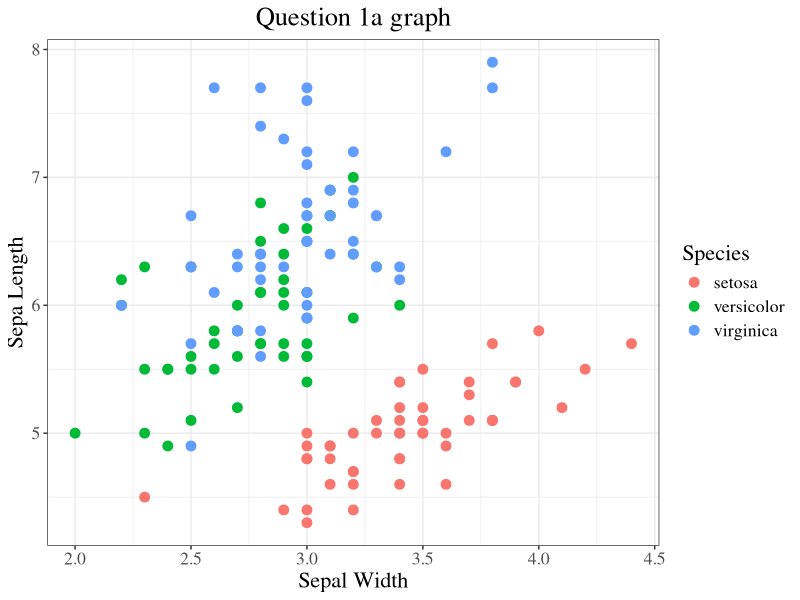
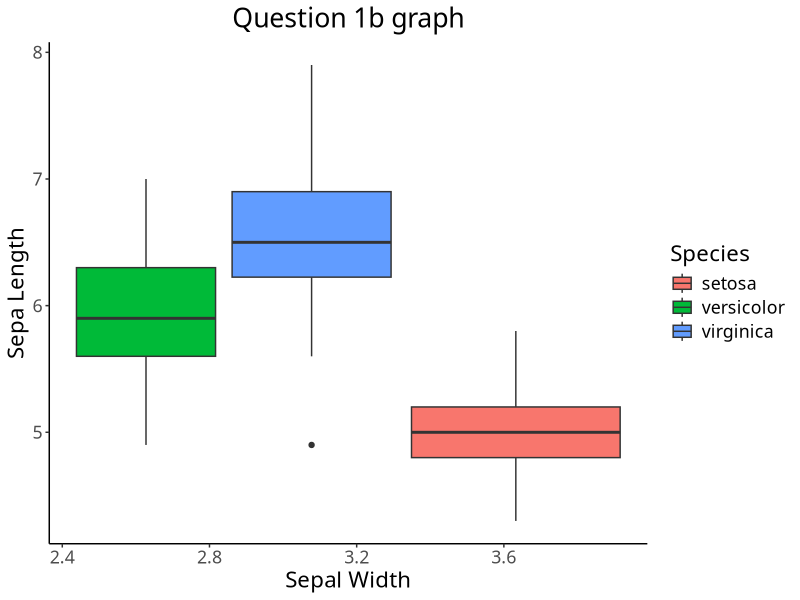

Write R code to recreate these figures, in order.
###################################X
#--- Programming for ecologists ---X
#--Program: R Homework Lesson 3----X 
#------- Author: V. Winter --------X
#-------  Created: 10/17/2022 -----X
#---- Description: ggplot ---------X 
###################################X
#------ Last edited xx/xx/2022 ----X
###################################X

# Load in data and library
data(iris)
library(ggplot2)
library(dplyr)

# 1)  Using the “iris” dataset, you will be making two different plots that visualize 
# differences between the three species of iris. You can get the iris dataset by typing: 
# 
# a) Make a scatterplot with sepal width on the x axis and sepal length on the y axis. 
# Color code each species. Add axes labels. Pick a theme. Change the font size of 
# the different elements to your liking. Make any other adjustments you want to 
# make the figure appealing to you. Include both the code and the final figure in 
# your answer. 

plot1 <- iris %>% 
  # plot iris data set with following aesthetics
  ggplot(aes(x = Sepal.Width, y = Sepal.Length, col = Species)) +
  # change point size
  geom_point(size = 3) +
  # change labels
  labs(x = "Sepal Width",
       y = "Sepa Length",
       title = "Question 1a graph", ) +
  # theme
  theme_bw() +
  # change text size and font
  theme(text=element_text(size=16,  family="serif")) +
  # center title
  theme(plot.title = element_text(hjust = 0.5)) 

# Save output
ggsave(plot1, "Homework3_question1a.pdf")

# b) Use a different type of plot to visualize some part of the iris data and edit it to 
# make it look “publication ready”. Include both the code and the final figure in 
# your answer. 

plot2 <- iris %>% 
  # plot iris data set with following aesthetics
  ggplot(aes(x = Sepal.Width, y = Sepal.Length, fill  = Species)) +
  # change point size
  geom_boxplot() +
  # change labels
  labs(x = "Sepal Width",
       y = "Sepa Length",
       title = "Question 1b graph") +
  # theme
  theme_classic() +
  # change text size and font
  theme(text=element_text(size=16,  family="sans-serif")) +
  # center title
  theme(plot.title = element_text(hjust = 0.5)) 

# Save output
ggsave(plot2, "Homework3_question1a.pdf")

# 2) (20pts) Find a figure you like in a publication or newspaper. Write out all the different 
# layers that would be required to generate it in ggplot2. Think of this as a pseudocode 
# exercise, but for graphics. 






